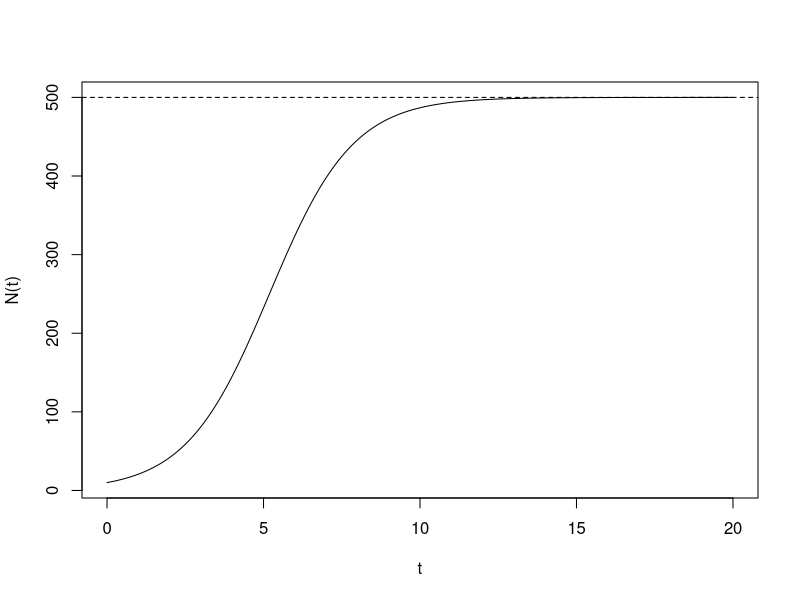

Recreate this plot in R.
# Feb 2nd, 2012  -- Christopher C Strelioff
#
# Use deSolve to integrate and plot the 
# density-dependent growth ordinary 
# differential equation
#
# dN/dt = r N (1- N/K)
#

# clear workspace
rm(list=ls())

library(deSolve) # deSolve loaded

# define ODE
desDepGrowthODE <- function(t, N, pars) {
  # dN/dt = r * N * ( 1 - N/K )  
  dNdt <- pars['r'] * N * ( 1 - N/pars['K'])
  # return as list
	return(list(dNdt))
}
# setup Init condition, times, parameters
IC <- c(N=10)
times <- seq(0, 20, by=0.1)
pars <- c(r=0.75, K=500)

# call lsoda to get output
output <- lsoda(IC, times, desDepGrowthODE, pars)

# plot
plot(output[,1],output[,2],type='l',xlab='t',ylab='N(t)')
abline(h=pars['K'],lty=2)  # dashed line at y==K
